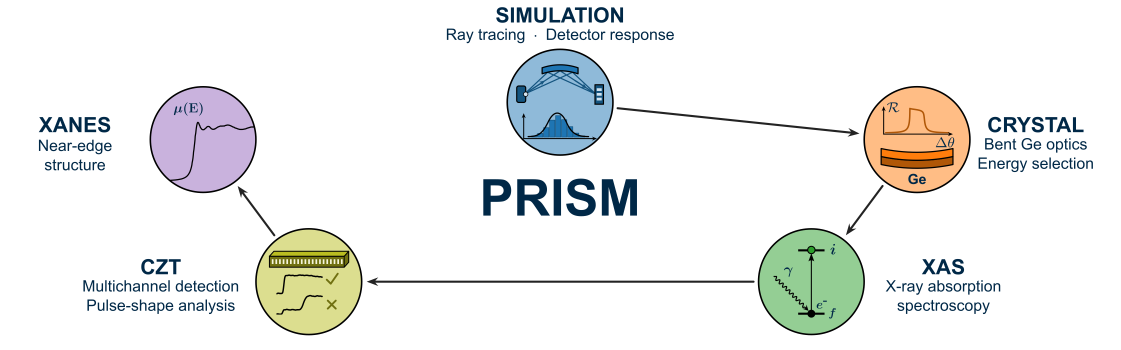
#> input picture 17_Focusing_Area/v1_Focusing_Area.png, 3363 x 1050 px (shown at 1/3 size)
$ python compare_layouts.py
#> lines starting #> are read from the running program, lines starting #| are printed output that depends on the picture
#!/usr/bin/env python3
"""Make a labelled 2x2 visual comparison of the four PRISM layouts."""

import argparse
from pathlib import Path

from PIL import Image, ImageDraw, ImageFont


def main():
    root = Path(__file__).resolve().parent
    parser = argparse.ArgumentParser(
        description=__doc__,
        formatter_class=argparse.ArgumentDefaultsHelpFormatter,
    )
    parser.add_argument("--width", type=int, default=1500,
                        help="width in pixels of each layout preview")
    parser.add_argument("--output", type=Path, default=root / "v0_Confronto.png",
                        help="comparison image")
    args = parser.parse_args()
    if args.width < 600:
        parser.error("preview width must be at least 600 pixels")
    height = round(args.width * 70 / 224.2)
    margin, header = round(args.width * .025), round(args.width * .045)
    cell_height = height + header
    canvas = Image.new("RGB", (2 * args.width + 3 * margin,
                              2 * cell_height + 3 * margin), "white")
#> canvas: PIL image 3114x1186 RGB; every value is 255
    draw = ImageDraw.Draw(canvas)
    font = ImageFont.truetype("DejaVuSans.ttf", round(args.width * .021))
    labels = ["v1 | Pentagonale", "v2 | Lineare",
              "v3 | Due righe", "v4 | Arco"]
    for index, label in enumerate(labels):
        x = margin + index % 2 * (args.width + margin)
        y = margin + index // 2 * (cell_height + margin)
        draw.text((x, y), label, font=font, fill="#333333")
        with Image.open(root / f"v{index + 1}_Focusing_Area.png") as source:
#> source is the input picture: PIL image 3363x1050 RGBA; mean R, G, B, A 236.3, 237.7, 236.1, 36.5
            preview = source.convert("RGBA").resize(
                (args.width, height), Image.Resampling.LANCZOS)
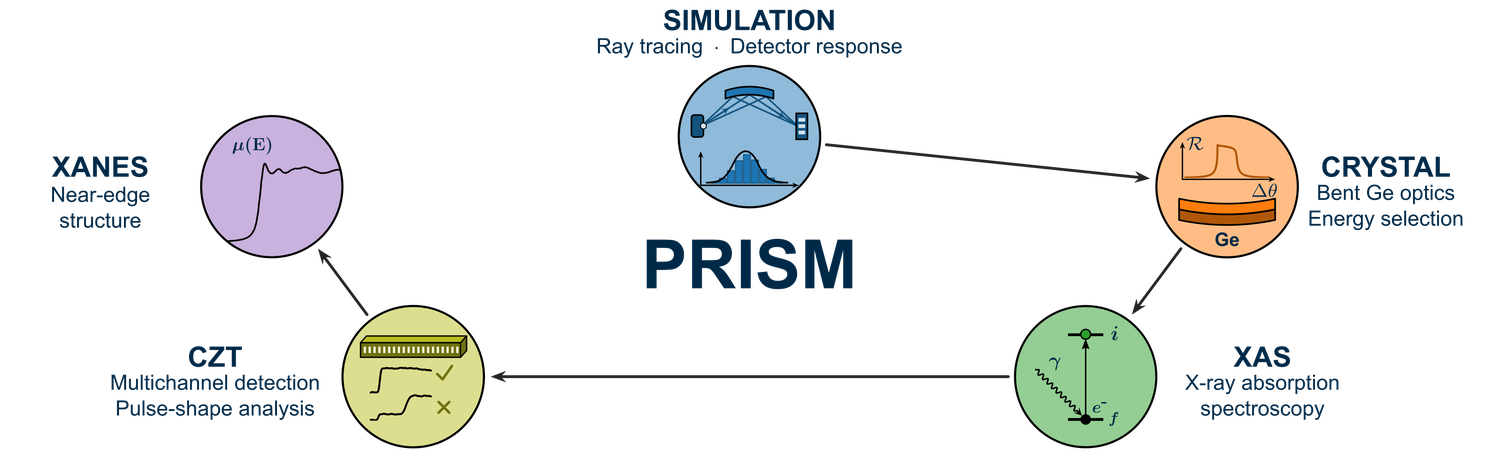
#> preview: PIL image 1500x468 RGBA; mean R, G, B, A 19.5, 21.4, 20.4, 36.6; transparent parts drawn white
            canvas.paste(preview, (x, y + header), preview)
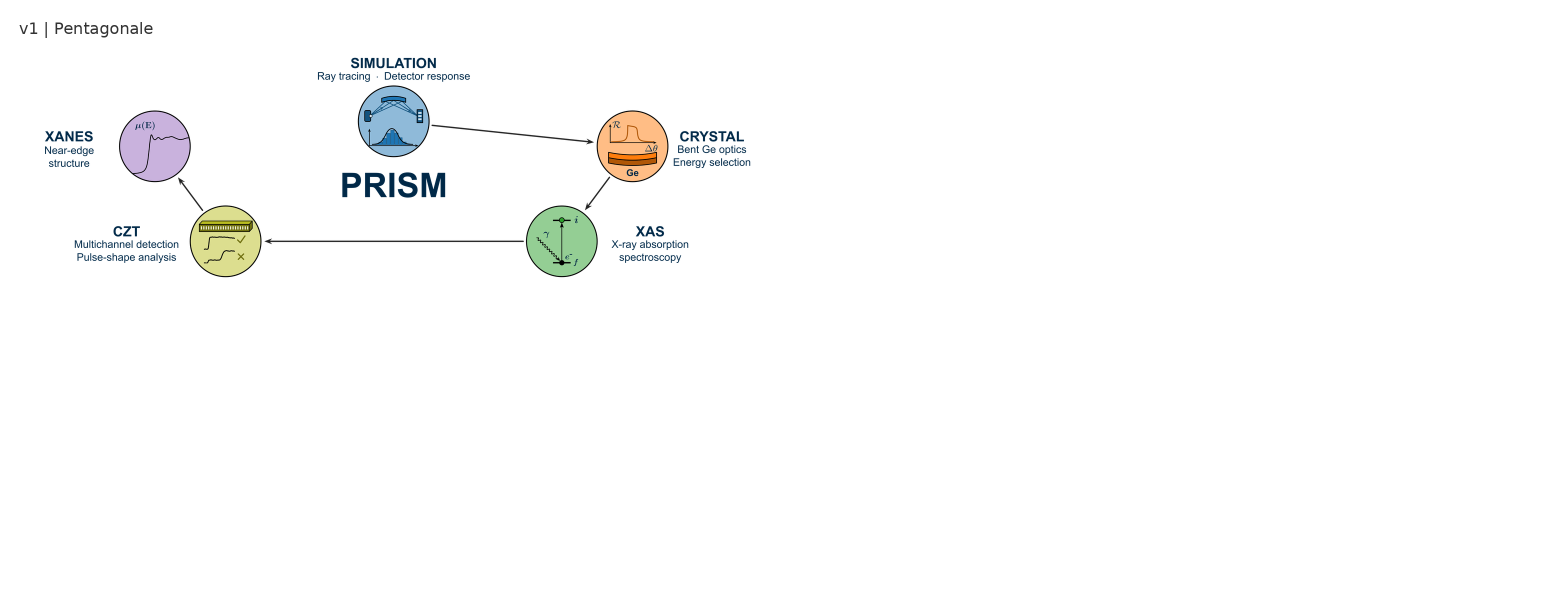
#> canvas: PIL image 3114x1186 RGB (shown at 1/2 size); mean R, G, B 251.6, 251.9, 251.6
#> pass 2 of the loop in main, `for index, label in enumerate(labels):`:
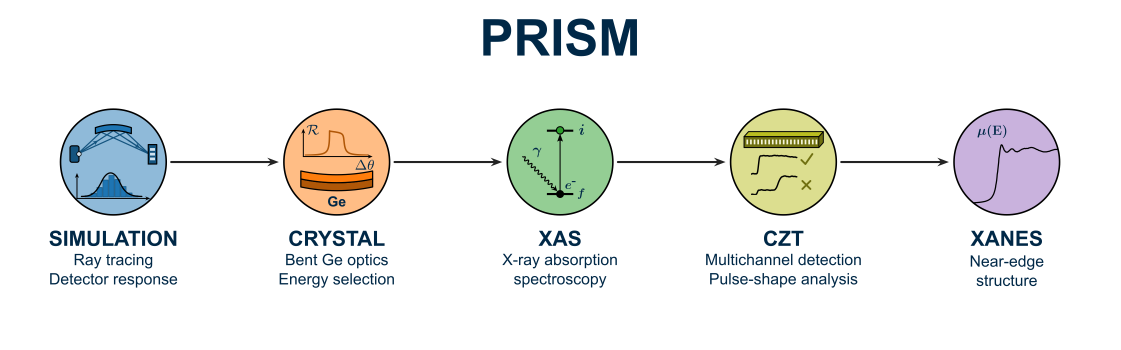
#> input picture 17_Focusing_Area/v2_Focusing_Area.png, 3363 x 1050 px (shown at 1/3 size)
#> in main, source is the input picture: PIL image 3363x1050 RGBA; mean R, G, B, A 236.8, 238.2, 236.6, 36.1
#> in main, `preview = source.convert("RGBA").resize( (args.width, height), Image.R..`:
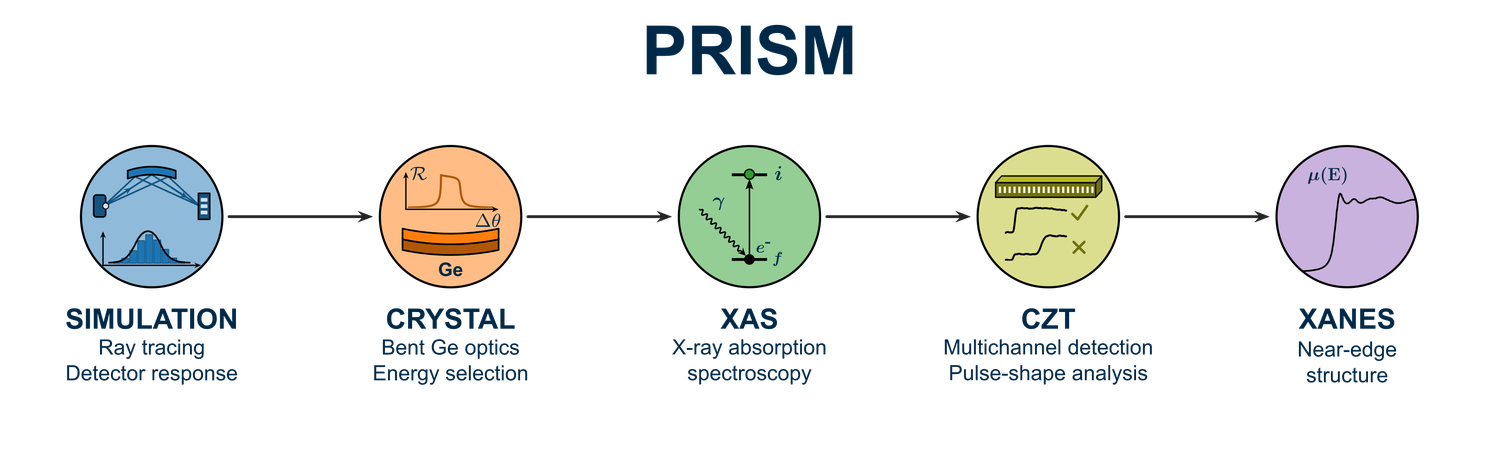
#> preview: PIL image 1500x468 RGBA; mean R, G, B, A 19.4, 21.3, 20.3, 36.1; transparent parts drawn white
#> in main, `canvas.paste(preview, (x, y + header), preview)`:
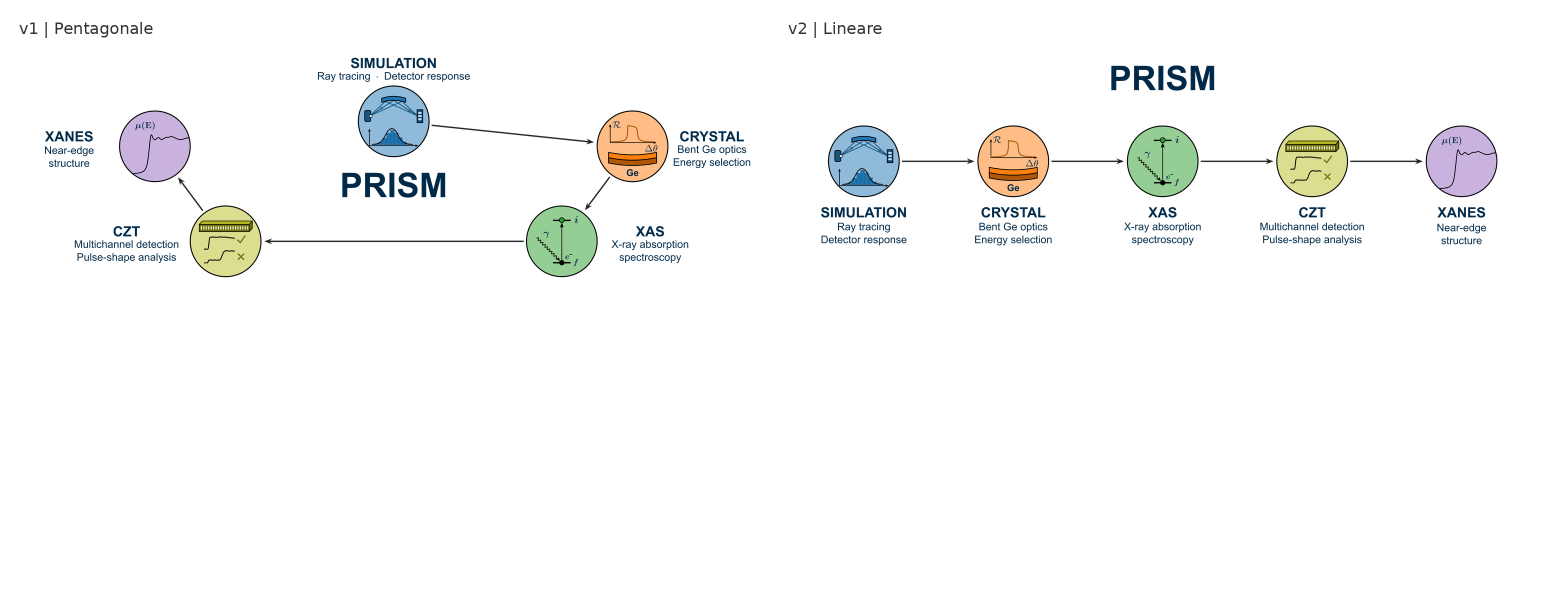
#> canvas: PIL image 3114x1186 RGB (shown at 1/2 size); mean R, G, B 248.4, 248.9, 248.2
#> pass 3 of the loop in main, `for index, label in enumerate(labels):`:
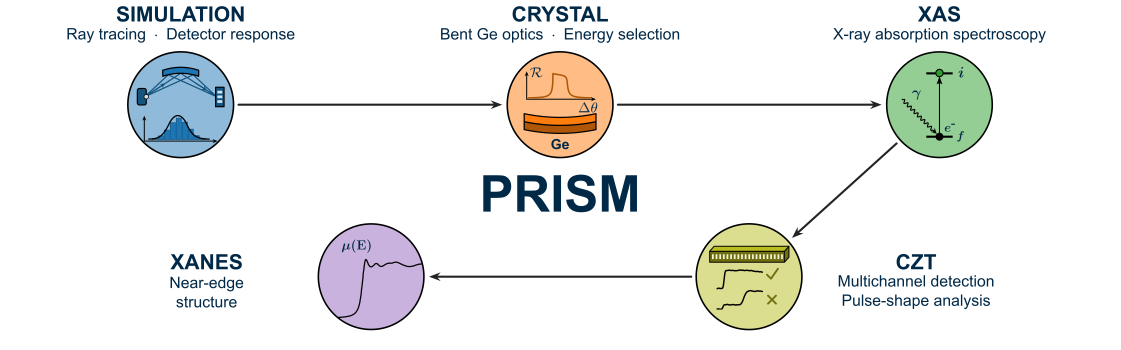
#> input picture 17_Focusing_Area/v3_Focusing_Area.png, 3363 x 1050 px (shown at 1/3 size)
#> in main, source is the input picture: PIL image 3363x1050 RGBA; mean R, G, B, A 236, 237.5, 235.8, 36.8
#> in main, `preview = source.convert("RGBA").resize( (args.width, height), Image.R..`:
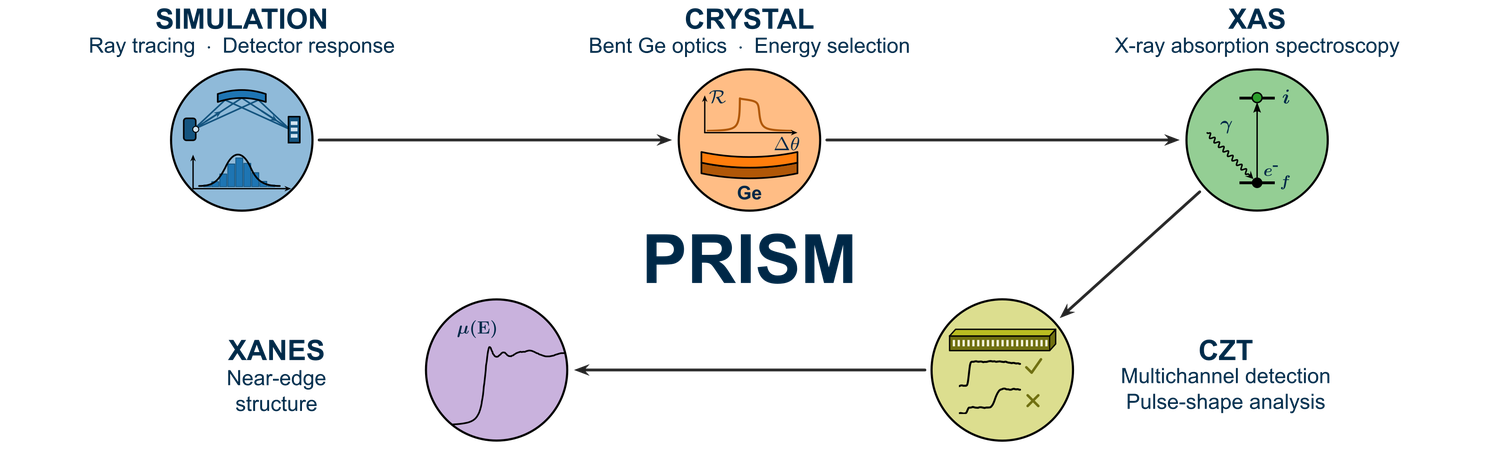
#> preview: PIL image 1500x468 RGBA; mean R, G, B, A 19.6, 21.5, 20.5, 36.8; transparent parts drawn white
#> in main, `canvas.paste(preview, (x, y + header), preview)`:
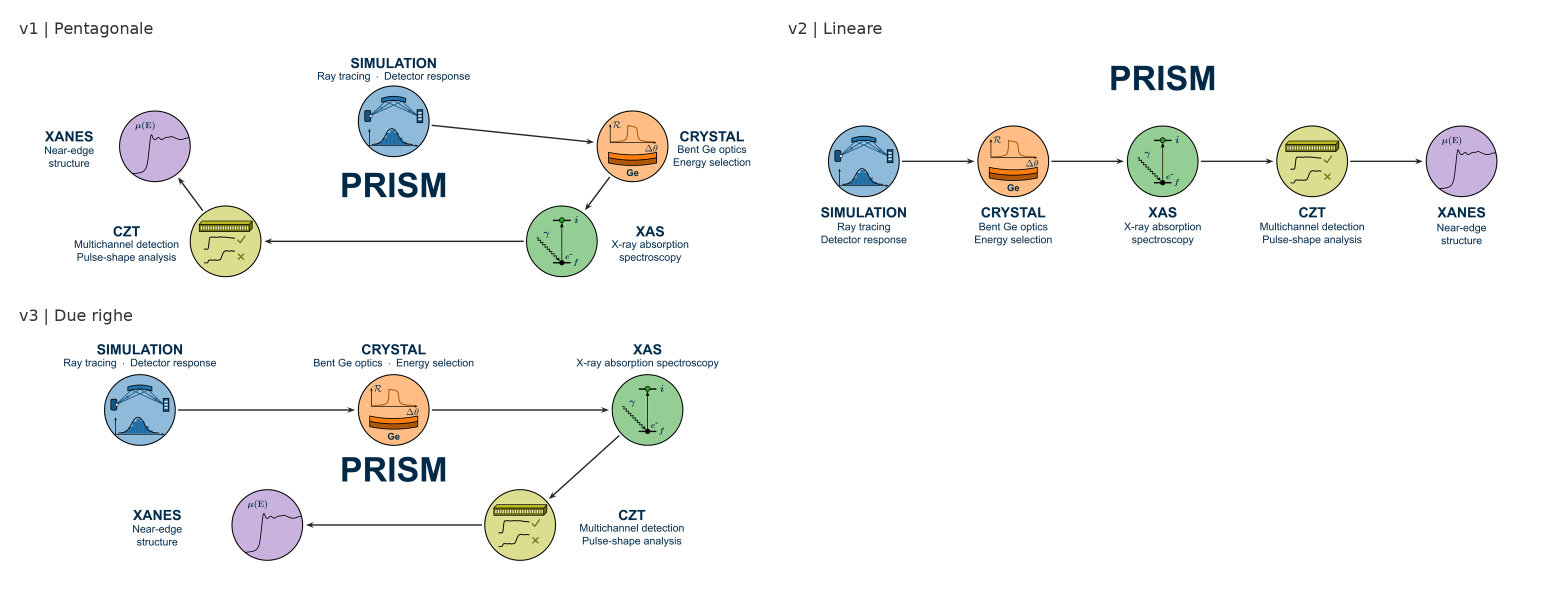
#> canvas: PIL image 3114x1186 RGB (shown at 1/2 size); mean R, G, B 245, 245.7, 244.7
#> the loop made 4 passes; the first 3 are shown
    canvas.save(args.output)
    print(f"Saved {args.output} ({canvas.width} x {canvas.height})")


if __name__ == "__main__":
#> (the run stopped early here; a loop or call above may not have finished)
